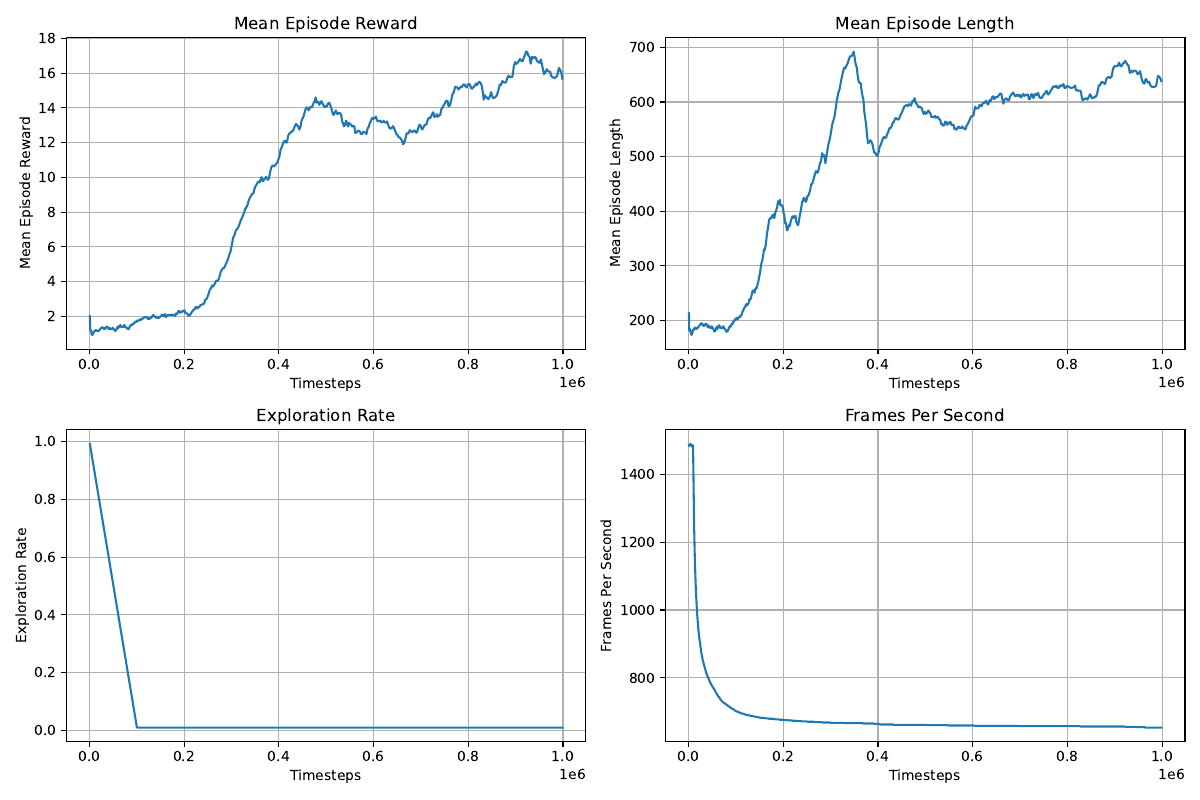

Reproduce this figure in Python.
import os
import matplotlib.pyplot as plt
from tensorboard.backend.event_processing.event_accumulator import EventAccumulator

# log_dir = "logs/dqn_breakout/{run_name}"
log_dir = "logs/dqn_breakout"
output_pdf = "training_summary.pdf"

tags = {
    "rollout/ep_rew_mean": "Mean Episode Reward",
    "rollout/ep_len_mean": "Mean Episode Length",
    "rollout/exploration_rate": "Exploration Rate",
    "time/fps": "Frames Per Second"
}

ea = EventAccumulator(log_dir)
ea.Reload()

fig, axs = plt.subplots(2, 2, figsize=(12, 8))
axs = axs.flatten()

for i, (tag, title) in enumerate(tags.items()):
    try:
        events = ea.Scalars(tag)
        steps = [e.step for e in events]
        values = [e.value for e in events]

        axs[i].plot(steps, values)
        axs[i].set_title(title)
        axs[i].set_xlabel("Timesteps")
        axs[i].set_ylabel(title)
        axs[i].grid(True)

    except KeyError:
        axs[i].text(0.5, 0.5, f"Missing: {tag}", ha='center', va='center')
        axs[i].set_title(title)
        axs[i].axis('off')

plt.tight_layout()
plt.savefig(output_pdf)
print(f"✅ Saved {output_pdf}")
